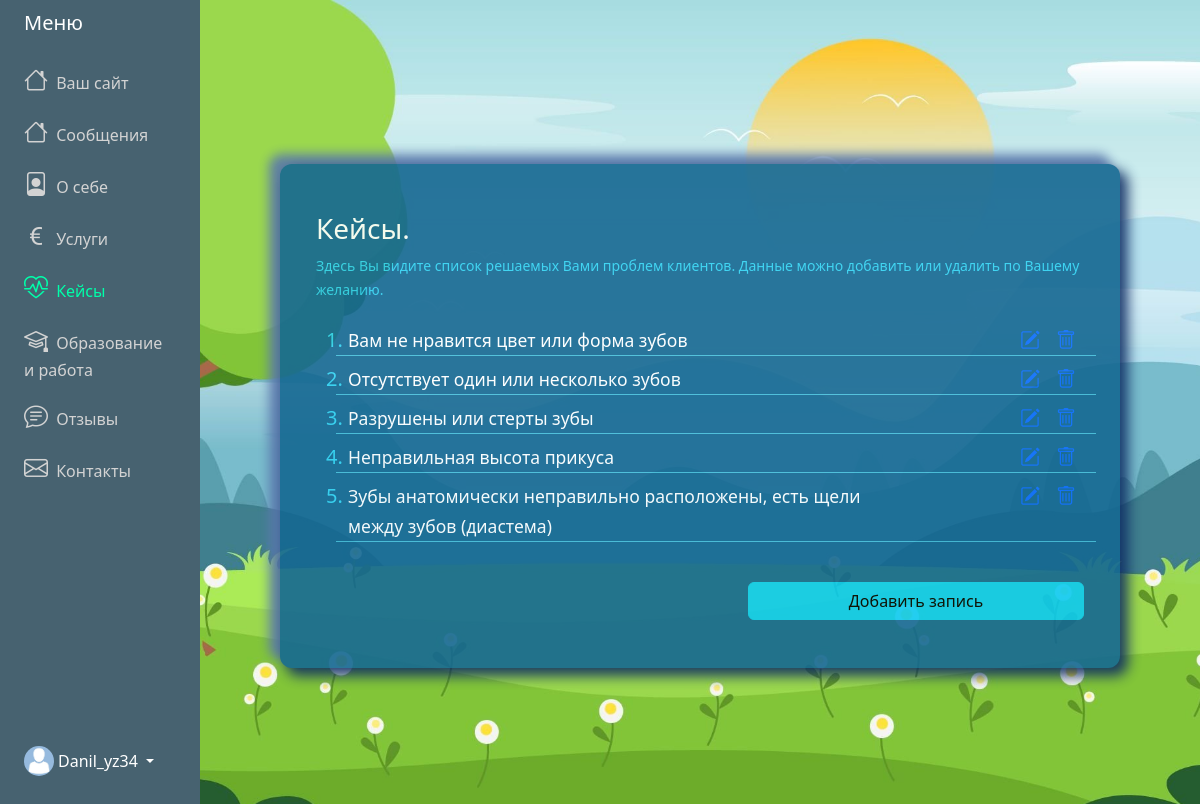
The app's page /adminPanel/cases/ (signed in), older data.
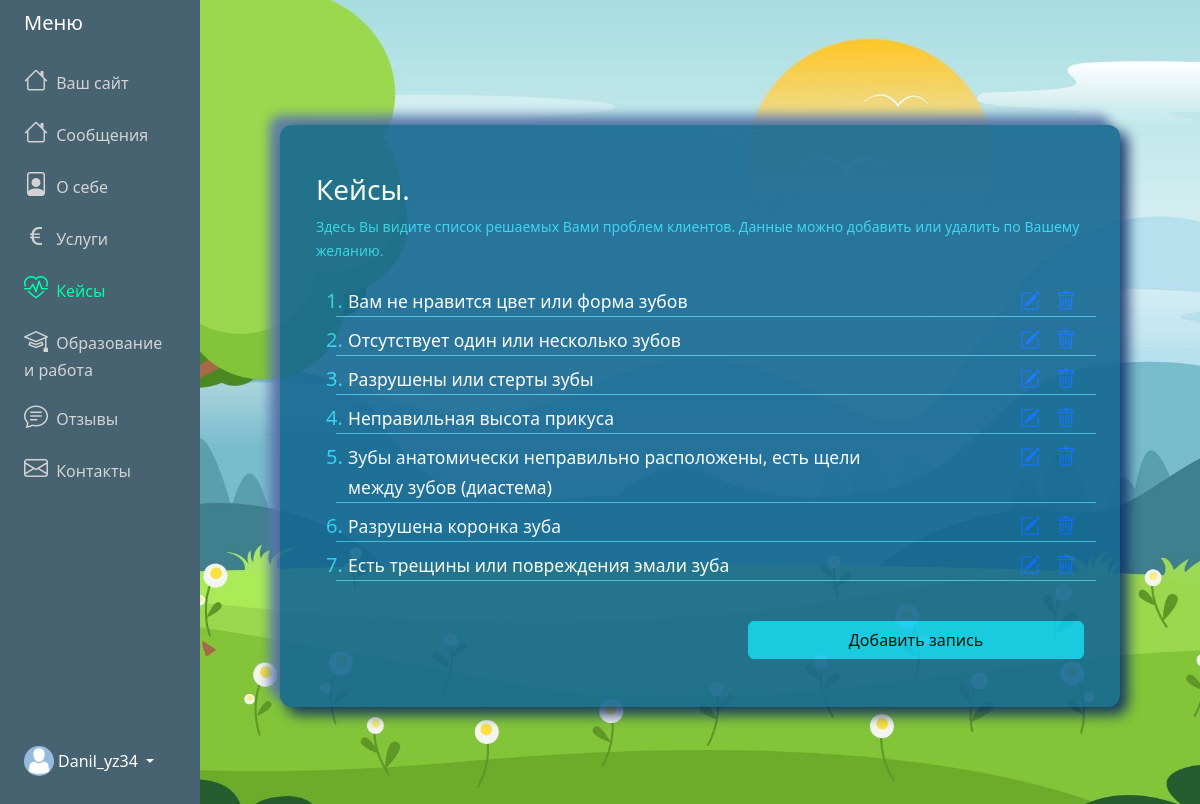
The same page, newer data.
### adminPanel/models.py (models this page shows)
class Case(models.Model):
    post = models.TextField(null=False, blank=False)
    user = models.ForeignKey(User, on_delete=models.CASCADE)

### adminPanel/views.py (the view)
# urls.py: path('adminPanel/cases/', MyCaseView.as_view(), name="cases"),
class MyCaseView(LoginRequiredMixin,ListView):
    model = Case
    template_name = "adminPanel/case.html"
    context_object_name = "posts"
    def get_context_data(self, **kwargs):
        context = super().get_context_data(**kwargs)
        context['title'] = 'Решаемые проблемы'
        context['active'] = 'cases'
        context['menu'] = request_menu(self.request)
        return context

### adminPanel/views.py (called while the page is built)
def request_menu(request):
    user_id = request.user.id  # Получаем id текущего пользователя
    menu = Menu.objects.filter(user_id=user_id).first()  # Используем user_id для фильтрации
    return menu

### adminPanel/templates/adminPanel/case.html (shortened to what this page needs)
{% extends "adminPanel/base.html" %}
{% block content %}
<div class="container vh-100 d-flex align-items-center">
    <div id="innerPage">
        <div class="row align-items-center justify-content-center">
            <div class="col-12 text-white px-5 pt-5">
                <div class="lead">
                    <h3>Кейсы.</h3>
                    <p class="fs-6 mb-4">
                        <small class="label-color">Здесь Вы видите список решаемых Вами проблем клиентов. Данные можно добавить или удалить по Вашему желанию.</small>
                    </p>
                </div>
                {% if posts %}
                <ol class="categories">
                    {% for post in posts %}
                    <li class="label-color fs-5">
                        <div class="row mt-2" style="border-bottom: 1px solid #45bdd9;">
                            <div class="col-9">
                                <a href="{% url 'update-case' post.id %}" style="text-decoration: none;color: #ffffff;">
                                    <small>{{ post.post }}</small>
                                </a>
                            </div>
                            <div class="task-controls col-3 card-text d-flex">
                                <a class="edit px-2 ms-auto" href="{% url 'update-case' post.id %}">
                                    <i class="bi bi-pencil-square"></i></a>
                                <a class="edit px-2" href="{% url 'delete-case' post.id %}"><i class="bi bi-trash"></i></a>
                            </div>
                        </div>
                    </li>
                    {%endfor%}
                </ol>
                {% else %}
                <p class="text-center"> Список пуст!
                    <a href="{% url 'create-case' %}">Добавить запись</a>
                </p>
                {% endif %}
            </div>
        </div>
        <div class="row align-items-center justify-content-center">
            <div class="col-sm-6 col-xs-12 d-sm-block  px-5 pb-5">
                <a href="{% url 'create-case' %}" class="btn btn-info mt-4 w-100"
                    id="cases-brn">Добавить запись</a>
            </div>
        </div>
    </div>
</div>
{% endblock content %}

Row changes from the older to the newer data that the page shows:
added Case: post "Разрушена коронка зуба"
added Case: post "Есть трещины или повреждения эмали зуба"
